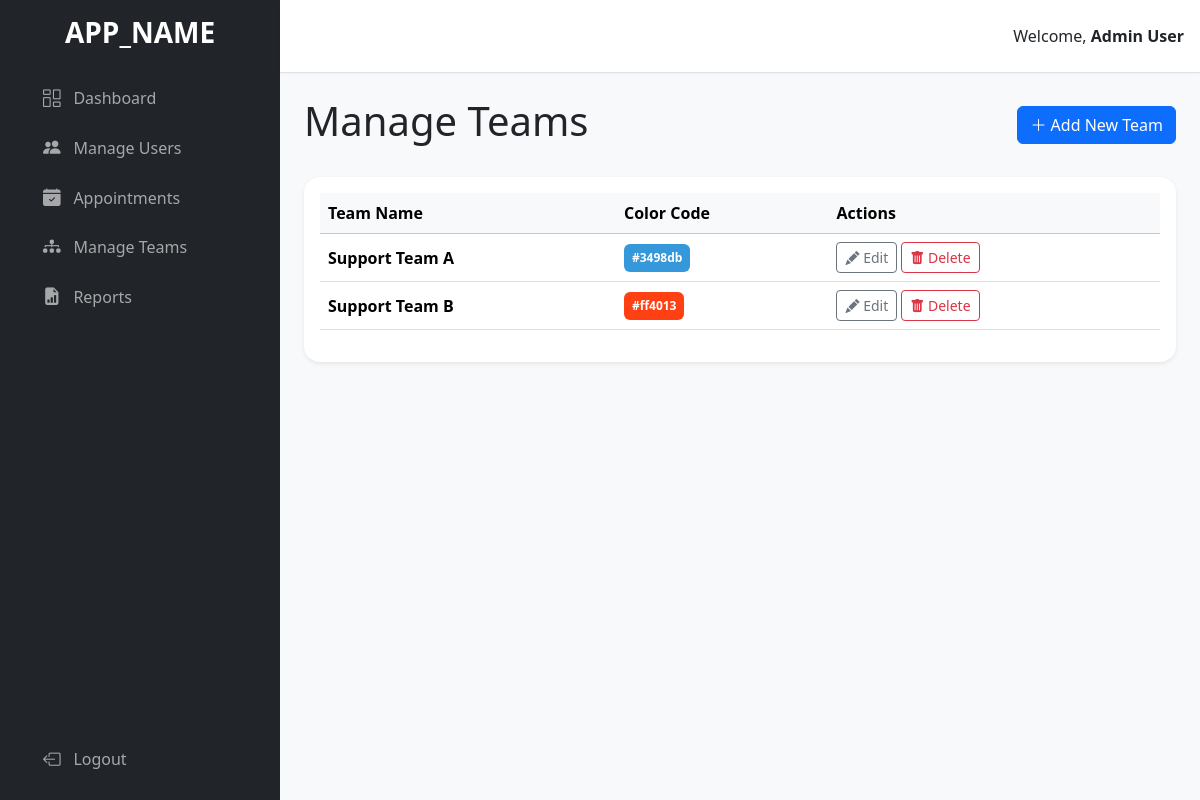
Page /admin/pods.php (signed in) on the committed database.
### tables this page shows
CREATE TABLE `teams` (
  `Team_ID` int(11) NOT NULL,
  `Team_Name` varchar(100) NOT NULL,
  `Color_Code` varchar(7) NOT NULL
);

### admin/pods.php (the view, shortened to what this page needs)
<?php
require_once __DIR__ . "/../includes/db_connect.php";
$teams = $mysqli->query("SELECT Team_ID, Team_Name, Color_Code FROM Teams ORDER BY Team_Name ASC")->fetch_all(MYSQLI_ASSOC);
include __DIR__ . "/../includes/header.php";
?>
<div class="d-flex justify-content-between align-items-center mb-4">
    <h1>Manage Teams</h1>
    <button class="btn btn-primary" data-bs-toggle="modal" data-bs-target="#teamModal" id="addTeamBtn">
        <i class="bi bi-plus-lg"></i> Add New Team
    </button>
</div>
<div class="card border-0 shadow-sm rounded-4">
    <div class="card-body">
        <div class="table-responsive">
            <table class="table table-hover align-middle">
                <thead class="table-light">
                    <tr>
                        <th>Team Name</th>
                        <th>Color Code</th>
                        <th>Actions</th>
                    </tr>
                </thead>
                <tbody>
                    <?php if (empty($teams)): ?>
                        <tr>
                            <td colspan="3" class="text-center text-muted">No teams found. Add one to get started!</td>
                        </tr>
                    <?php else: ?>
                        <?php foreach ($teams as $team): ?>
                            <tr>
                                <td><strong><?= htmlspecialchars($team['Team_Name']) ?></strong></td>
                                <td>
                                    <span class="badge p-2" style="background-color: <?= htmlspecialchars($team['Color_Code']) ?>;">
                                        <?= htmlspecialchars($team['Color_Code']) ?>
                                    </span>
                                </td>
                                <td>
                                    <button class="btn btn-sm btn-outline-secondary edit-btn"
                                            data-bs-toggle="modal" data-bs-target="#teamModal"
                                            data-id="<?= $team['Team_ID'] ?>"
                                            data-name="<?= htmlspecialchars($team['Team_Name']) ?>"
                                            data-color="<?= htmlspecialchars($team['Color_Code']) ?>">
                                        <i class="bi bi-pencil-fill"></i> Edit
                                    </button>
                                    <a href="?action=delete&id=<?= $team['Team_ID'] ?>" class="btn btn-sm btn-outline-danger" onclick="return confirm('Are you sure you want to delete this team? This will also delete all associated pods and users.');">
                                        <i class="bi bi-trash-fill"></i> Delete
                                    </a>
                                </td>
                            </tr>
                        <?php endforeach; ?>
                    <?php endif; ?>
                </tbody>
            </table>
        </div>
    </div>
</div>
<?php
include __DIR__ . "/../includes/footer.php";
?>

### includes/header.php (style rules this page uses)
body { background-color: #f8f9fa; }

### rows in the picture
teams: Team_Name "Support Team A", Color_Code "#3498db"
teams: Team_Name "Support Team B", Color_Code "#ff4013"

### other values in the picture
APP_NAME "APP_NAME"
$_SESSION['user_name'] "Admin User"
